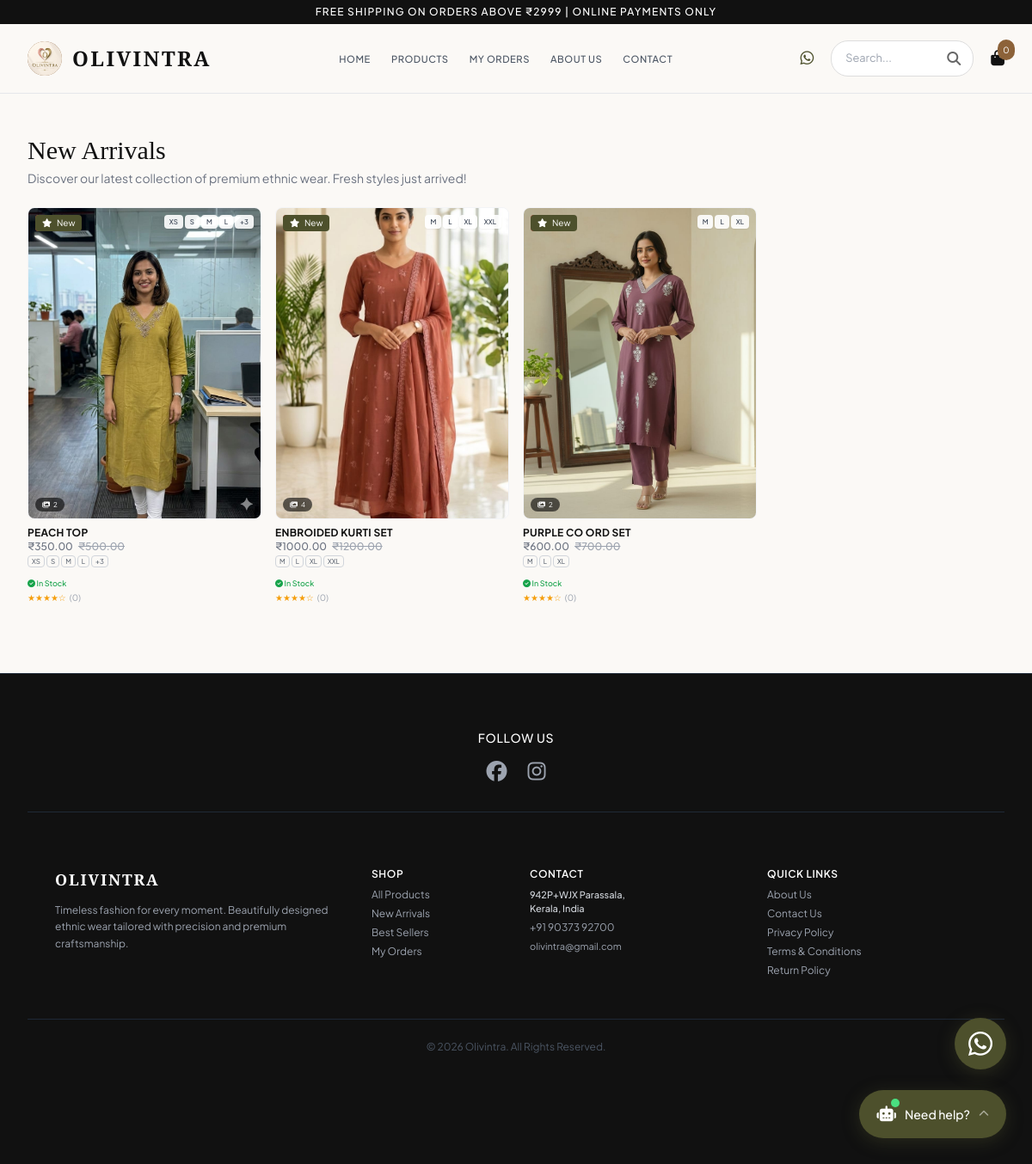
The app's page /new-arrivals with its own data.
### models.py (models this page shows, shortened)
class Product(db.Model):
    id = db.Column(db.Integer, primary_key=True)
    name = db.Column(db.String(200), nullable=False)
    slug = db.Column(db.String(200), unique=True, nullable=False)
    description = db.Column(db.Text)
    price = db.Column(db.Float, nullable=False)
    original_price = db.Column(db.Float)
    image = db.Column(db.String(200))
    images = db.Column(db.Text)  # JSON array for multiple images
    category_id = db.Column(db.Integer, db.ForeignKey('category.id'))
    is_featured = db.Column(db.Boolean, default=False)
    is_best_seller = db.Column(db.Boolean, default=False)
    is_new_arrival = db.Column(db.Boolean, default=False)
    stock = db.Column(db.Integer, default=0)
    in_stock = db.Column(db.Boolean, default=True)
    rating = db.Column(db.Float, default=0)
    review_count = db.Column(db.Integer, default=0)
    material = db.Column(db.String(100))
    care_instructions = db.Column(db.Text)
    sizes = db.Column(db.Text)  # JSON array for sizes like ["S", "M", "L", "XL", "XXL"]
    created_at = db.Column(db.DateTime, default=datetime.utcnow)
    updated_at = db.Column(db.DateTime, default=datetime.utcnow, onupdate=datetime.utcnow)
    reviews = db.relationship('Review', backref='product', lazy=True, cascade='all, delete-orphan')
    def get_images(self):
        if self.images:
            try:
                return json.loads(self.images)
            except:
                return []
        return []
    def get_all_images(self):
        images = []
        if self.image:
            images.append(self.image)
        images.extend(self.get_images())
        return images
    def get_sizes(self):
        if not self.sizes:
            return []
        if isinstance(self.sizes, list):
            return self.sizes
        if isinstance(self.sizes, str):
            try:
                clean_str = self.sizes
                clean_str = clean_str.replace('\\"', '"')
                if clean_str.startswith('"[') and clean_str.endswith(']"'):
                    clean_str = clean_str[1:-1]
                sizes = json.loads(clean_str)
                if isinstance(sizes, list):
                    return sizes
            except:
                pass
        return []

### app.py (the view)
@app.route('/new-arrivals')
def new_arrivals():
    products = Product.query.filter_by(is_new_arrival=True).all()
    return render_template('new_arrivals.html', products=products)

### app.py (called while the page is built, shortened)
@app.before_request
def create_admin():
    if not Admin.query.first():
        admin = Admin(username=Config.ADMIN_USERNAME)
        admin.set_password(Config.ADMIN_PASSWORD)
        db.session.add(admin)
        db.session.commit()

@app.context_processor
def utility_processor():
    def cart_count():
        if 'cart' in session:
            return sum(item['quantity'] for item in session['cart'])
        return 0
    whatsapp_number = '+919037392700'
    whatsapp_url = f'https://wa.me/{whatsapp_number}'
    return dict(
        cart_count=cart_count,
        whatsapp_number=whatsapp_number,
        whatsapp_url=whatsapp_url,
        datetime=datetime
    )

### templates/new_arrivals.html (shortened to what this page needs)
{% extends "base.html" %}
{% block content %}
<section class="max-w-7xl mx-auto px-4 sm:px-6 lg:px-8 py-8 sm:py-12">
    <div class="mb-6">
        <h1 class="text-2xl sm:text-3xl font-serif text-brand-dark">New Arrivals</h1>
        <p class="text-gray-500 text-sm mt-1">
            Discover our latest collection of premium ethnic wear. Fresh styles just arrived!
        </p>
    </div>
    <div class="grid grid-cols-2 sm:grid-cols-3 lg:grid-cols-4 gap-3 sm:gap-4">
        {% for product in products %}
        <div class="group cursor-pointer">
            <a href="/product/{{ product.slug }}">
                <div class="bg-white border border-gray-100 aspect-[3/4] mb-2 relative overflow-hidden rounded-lg">
                    <div class="w-full h-full bg-cover bg-center transition-transform group-hover:scale-105"
                         style="background-image: url('{% if product.image %}{{ url_for('static', filename='uploads/' + product.image) }}{% else %}https://via.placeholder.com/300x400/cccccc/333333?text=Olivintra{% endif %}');">
                    </div>
                    {% set all_images = product.get_all_images() %}
                    {% if all_images|length > 1 %}
                    <div class="absolute bottom-2 left-2 bg-black/60 text-white text-[8px] px-2 py-0.5 rounded-full flex items-center gap-1">
                        <i class="fas fa-images"></i>
                        <span>{{ all_images|length }}</span>
                    </div>
                    {% endif %}
                    {% if product.original_price %}
                    <span class="absolute top-2 left-2 bg-red-500 text-white text-[10px] px-2 py-0.5 rounded">Sale</span>
                    {% endif %}
                    <span class="absolute top-2 left-2 bg-[#4d502c] text-white text-[10px] px-2 py-0.5 rounded">
                        <i class="fas fa-star mr-1"></i> New
                    </span>
                    {% set product_sizes = product.get_sizes() %}
                    {% if product_sizes %}
                    <div class="absolute top-2 right-2 flex flex-wrap gap-0.5 justify-end max-w-[60%]">
                        {% for size in product_sizes[:4] %}
                        <span class="bg-white/90 text-gray-700 text-[8px] font-medium px-1.5 py-0.5 rounded shadow-sm">{{ size }}</span>
                        {% endfor %}
                        {% if product_sizes|length > 4 %}
                        <span class="bg-white/90 text-gray-700 text-[8px] font-medium px-1.5 py-0.5 rounded shadow-sm">+{{ product_sizes|length - 4 }}</span>
                        {% endif %}
                    </div>
                    {% endif %}
                </div>
                <h4 class="text-[11px] sm:text-xs font-bold uppercase text-brand-dark tracking-wide truncate">{{ product.name }}</h4>
                <p class="text-[11px] sm:text-xs text-gray-500 font-medium">
                    ₹{{ "%.2f"|format(product.price) }}
                    {% if product.original_price %}
                    <span class="line-through text-gray-400 ml-1">₹{{ "%.2f"|format(product.original_price) }}</span>
                    {% endif %}
                </p>
                {% if product_sizes %}
                <div class="flex flex-wrap gap-0.5 mt-0.5">
                    {% for size in product_sizes[:4] %}
                    <span class="text-[8px] border border-gray-300 px-1 py-0 rounded text-gray-600">{{ size }}</span>
                    {% endfor %}
                    {% if product_sizes|length > 4 %}
                    <span class="text-[8px] border border-gray-300 px-1 py-0 rounded text-gray-600">+{{ product_sizes|length - 4 }}</span>
                    {% endif %}
                </div>
                {% endif %}
                <div class="mt-1">
                    {% if product.in_stock and product.stock > 0 %}
                    <span class="text-[9px] text-green-600 font-medium">
                        <i class="fas fa-check-circle"></i> In Stock
                    </span>
                    {% else %}
                    <span class="text-[9px] text-red-600 font-medium">
                        <i class="fas fa-times-circle"></i> Out of Stock
                    </span>
                    {% endif %}
                </div>
                <div class="flex items-center text-[9px] sm:text-[10px] text-amber-500">
                    ★★★★☆ <span class="text-gray-400 ml-1">({{ product.review_count }})</span>
                </div>
            </a>
        </div>
        {% endfor %}
    </div>
</section>
 <footer class="bg-brand-dark text-gray-400 text-xs py-12 sm:py-16 border-t border-gray-800 mt-8">
    <div class="max-w-7xl mx-auto px-4 sm:px-6 lg:px-8">
        <div class="text-center mb-6">
            <p class="text-white text-sm font-medium uppercase tracking-wider mb-3">Follow Us</p>
            <div class="flex justify-center gap-6">
                <a href="https://www.facebook.com/share/18hECcHyk6/" target="_blank"
                   class="text-gray-400 hover:text-white transition text-2xl hover:scale-110 transform duration-200"
                   aria-label="Facebook">
                    <i class="fab fa-facebook"></i>
                </a>
                <a href="https://www.instagram.com/olivintraa?igsh=dTV5YmIwZzhqcW03" target="_blank"
                   class="text-gray-400 hover:text-white transition text-2xl hover:scale-110 transform duration-200"
                   aria-label="Instagram">
                    <i class="fab fa-instagram"></i>
                </a>
            </div>
        </div>
<footer class="bg-brand-dark text-gray-400 text-xs py-12 sm:py-16 border-t border-gray-800 mt-8">
    <div class="max-w-7xl mx-auto px-4 sm:px-6 lg:px-8 grid grid-cols-1 md:grid-cols-12 gap-8">
        <div class="md:col-span-4 space-y-3">
            <h3 class="text-white text-lg font-serif tracking-widest uppercase font-bold">OLIVINTRA</h3>
            <p class="text-gray-400 max-w-xs leading-relaxed">Timeless fashion for every moment. Beautifully designed ethnic wear tailored with precision and premium craftsmanship.</p>
        </div>
        <div class="md:col-span-2 space-y-2">
            <h4 class="text-white font-semibold uppercase tracking-wider text-xs">Shop</h4>
            <ul class="space-y-1.5">
                <li><a href="/shop" class="hover:text-white transition">All Products</a></li>
                <li><a href="/new-arrivals" class="hover:text-white transition">New Arrivals</a></li>
                <li><a href="/best-sellers" class="hover:text-white transition">Best Sellers</a></li>
                <li><a href="/my-orders" class="hover:text-white transition">My Orders</a></li>
            </ul>
        </div>
        <div class="md:col-span-3 space-y-2">
            <h4 class="text-white font-semibold uppercase tracking-wider text-xs">Contact</h4>
            <ul class="space-y-1.5 text-gray-400">
                <li><span class="font-medium text-gray-300 text-[11px]">942P+WJX Parassala,<br>Kerala, India</span></li>
                <li><a href="tel:+919037392700" class="hover:text-white transition">+91 90373 92700</a></li>
                <li><a href="mailto:olivintra@gmail.com" class="hover:text-white transition text-[11px]">olivintra@gmail.com</a></li>
            </ul>
        </div>
        <div class="md:col-span-3 space-y-2">
            <h4 class="text-white font-semibold uppercase tracking-wider text-xs">Quick Links</h4>
            <ul class="space-y-1.5">
                 <li><a href="/about" class="hover:text-white transition">About Us</a></li>
                <li><a href="/contact" class="hover:text-white transition">Contact Us</a></li>
                <li><a href="/privacy-policy" class="hover:text-white transition">Privacy Policy</a></li>
                <li><a href="/terms" class="hover:text-white transition">Terms & Conditions</a></li>
                <li><a href="/return-policy" class="hover:text-white transition">Return Policy</a></li>
            </ul>
        </div>
    </div>
    <div class="max-w-7xl mx-auto px-4 sm:px-6 lg:px-8 border-t border-gray-800 mt-8 sm:mt-12 pt-6 text-center text-gray-600 text-[10px] sm:text-xs">
        &copy; 2026 Olivintra. All Rights Reserved.
    </div>
</footer>
{% endblock %}

### templates/base.html (style rules this page uses)
body { font-family: 'Plus Jakarta Sans', sans-serif; background-color: #fbf9f6; color: #111111; }
.font-serif { font-family: 'Playfair Display', serif; }

### records on screen
Product: image (picture), all_images "2", 4 "XS" "S" "M" "L", product_sizes "3", name "PEACH TOP", price "350.00", original_price "500.00", 4 "XS" "S" "M" "L", in_stock True (drawn), review_count "0"
Product: image (picture), all_images "4", 4 "M" "L" "XL" "XXL", name "ENBROIDED KURTI SET", price "1000.00", original_price "1200.00", 4 "M" "L" "XL" "XXL", in_stock True (drawn), review_count "0"
Product: image (picture), all_images "2", 4 "M" "L" "XL", name "PURPLE CO ORD SET", price "600.00", original_price "700.00", 4 "M" "L" "XL", in_stock True (drawn), review_count "0"

### other values on screen
{{ cart_count() }} "0"
